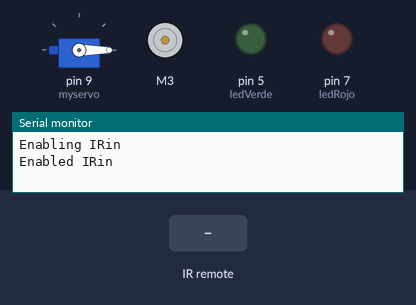
The sketch below on a simulated Arduino Uno, built with avr-gcc and run on an emulated ATmega328P. On the bench: servo, DC motor (green arrow = forward, orange = backward, longer = faster), output pins drawn as LEDs (lit = HIGH), the last lines printed to the serial monitor. Inputs (shaded band) come from the test bench.

Above: at 2.2 s.
2.3 s: infrared code 0xA90 received
At 3.3 s:
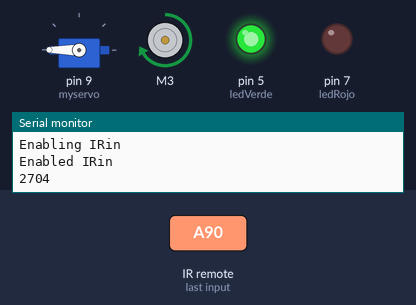
At 7.5 s:
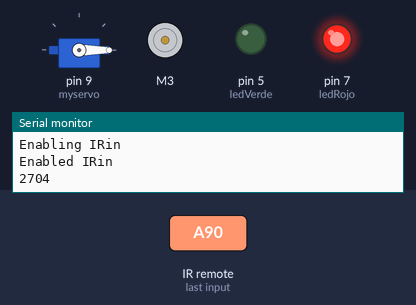
Timing chart, 0 to 9.0 s (numbered marks = the images above; inputs shaded):
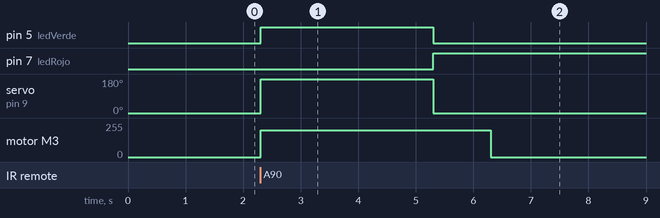

The sketch:

FoodRobotDispenser.ino
```cpp
#include <IRremote.h>                           //Incluir libreria Infrarojo
#include <AFMotor.h>                            //Incluir libreria de Adafruit Motor Shield V.1
#include <Servo.h>                              //Incluir libreria de Servos

Servo myservo;                                  //Crear un nuevo servo
int servoPos = 0;                               //Valor del servo de 0 a 180
int RECV_PIN = 11;                              //Pin que recibe la señal del sensor IR
IRrecv irrecv(RECV_PIN);                        //Crea recibidor en el pin 11.
decode_results results;                         //Crea decodificador
int ledRojo = 7;                                //Pin del Led Rojo en el 7
int ledVerde = 5;                               //Pin del Led Verde en el 5
AF_DCMotor motor(3);                            //Motor DC en el shield en el puerto M3

void setup() {
  Serial.begin(9600);                           //Inicia puerto serial
  Serial.println("Enabling IRin");              //Avisar al usuario
  irrecv.enableIRIn();                          //Inicia recibidor en pin 11
  Serial.println("Enabled IRin");               //Si es exitoso se imprime este mensaje
  myservo.attach(9);                            //Inicia el servo en el pin 9
  myservo.write(0);                             //Mueve el cervo a posicion de inicio
  pinMode(ledRojo, OUTPUT);                     //Establece pin 7 como pin de salida para LED
  motor.setSpeed(200);                          //Establece velocidad de 0 a 255 de motor DC
  motor.run(RELEASE);                           //Detiene el motor DC al inicio
  pinMode(ledVerde, OUTPUT);                    //Establece pin 5 como pin de salida para LED
  delay(1000);                                  //Delay para esperar que el sistema inicie
}

void loop() {
  if (irrecv.decode(&results)) {                //Si el recibidor acaba de decodificar al decodificador
    Serial.println(results.value);              //Entonces imprimir el valor decodificado
    if (results.value == 2704) {                //Si el valor decodificado es 2704
      myservo.write(180);                       //Entonces mover el servo 180 grados
      digitalWrite(ledRojo, LOW);               //Apagar el LED Rojo
      digitalWrite(ledVerde, HIGH);             //Prender el LED Verde
      motor.run(FORWARD);                       //Activar el motor DC
      delay(3000);                              //Esperar por 3 segundos
    }
    myservo.write(0);                           //Despues de los tres segundos regresar Servo a 0
    digitalWrite(ledRojo, HIGH);                //Prender LED ROJO
    digitalWrite(ledVerde, LOW);                //Apagar LED VERDE
    delay(1000);                                //Esperar 1 segundo a que el servo regrese.
    motor.run(RELEASE);                         //Parar el motor DC
    irrecv.resume();                            //Reiniciar el valor del recibidor.
  }
  delay(100);                                   //Esperar 0.1 segundos para evitar que se prenda inmediatamente
}
```

Measured:
- after the input at 2.3 s, pin 5 (ledVerde): LOW → HIGH at once, → LOW 3.0 s later; pin 7 (ledRojo): LOW → HIGH after 3.0 s; servo on pin 9 (myservo): 0° → 180° at once, → 0° 3.0 s later; motor M3: stopped → forward 200/255 at once, → stopped 4.0 s later
